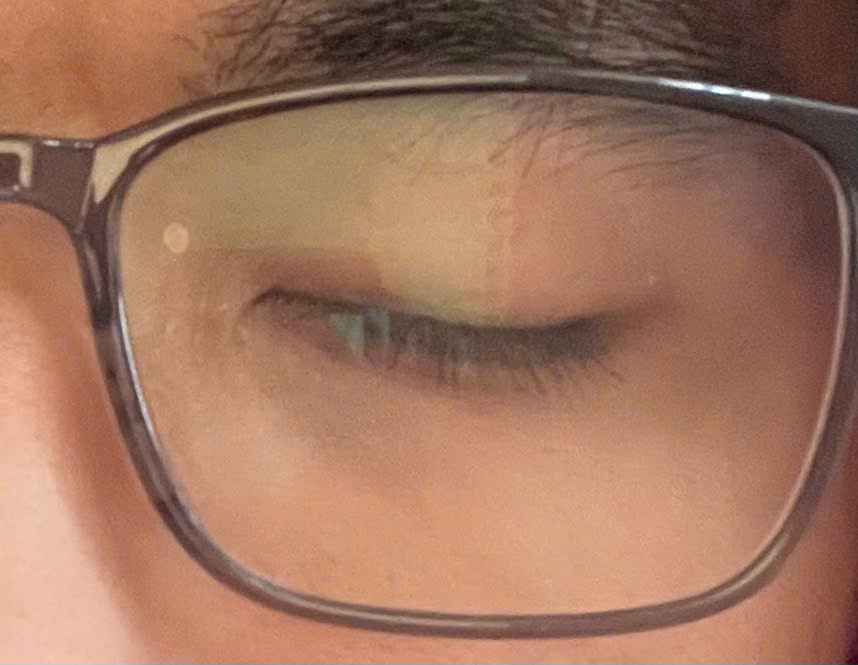
#> input picture RTL BNN Ver0/Testbench BNN 14_4/data/my_eye.png, 858 x 665 px
$ python img_to_txt.py
#> lines starting #> are read from the running program, lines starting #| are printed output that depends on the picture; after the words box and inside, x2 and y2 are one past the last pixel; in counts of white or black regions, pixels touching at a corner belong together
import cv2
import numpy as np
import os

current_dir = os.path.dirname(os.path.abspath(__file__))
img_path = os.path.join(current_dir, "my_eye.png")

# 1. Tiền xử lý (Giống hệt phần cứng)
img = cv2.imread(img_path, cv2.IMREAD_GRAYSCALE)
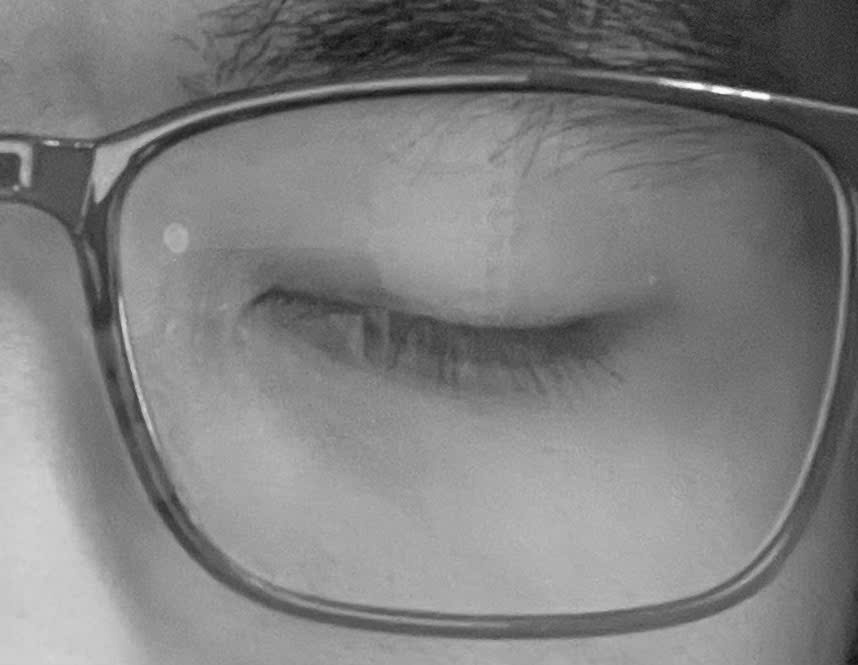
#> img: shape (665, 858); min 8, max 254, mean 126.7
img_24x24 = cv2.resize(img, (24, 24), interpolation=cv2.INTER_AREA)
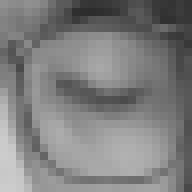
#> img_24x24: shape (24, 24) (shown 8 times larger); min 44, max 204, mean 126.7
blurred = cv2.GaussianBlur(img_24x24, (3, 3), 0)
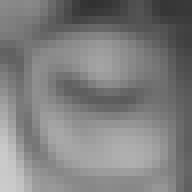
#> blurred: shape (24, 24) (shown 8 times larger); min 49, max 203, mean 126.4
_, binary_img = cv2.threshold(blurred, 0, 1, cv2.THRESH_BINARY + cv2.THRESH_OTSU)
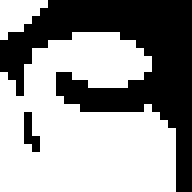
#> binary_img: shape (24, 24) (shown 8 times larger); values 0 (black) and 1 (white), 59.4% white; 2 black regions (1 under 20 px), largest, box (x1, y1, x2, y2) and area: (0, 0, 24, 24) 228

# 2. Xuất ra file input_image.txt cho C đọc
out_path = os.path.join(current_dir, "input_image.txt")
with open(out_path, 'w') as f:
    for row in binary_img:
        # Ghi các bit 0 và 1 liền nhau trên 1 dòng
        bit_string = "".join([str(int(b)) for b in row])
        f.write(bit_string + "\n")
#> this loop made 24 passes

print(f"✅ Đã tạo ảnh nhị phân cho C tại: {out_path}")
